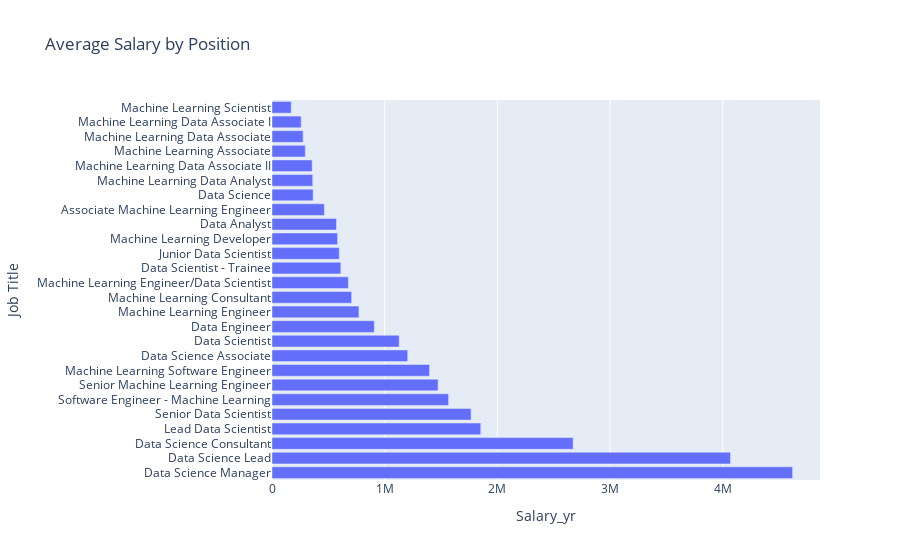

The notebook cell this image was saved under:
### Markdown cell above
bangalore has the highest number of jobs

### Code cell
#Average Salary by Position
avg_sal_tit = salary.groupby("Job Title")['Salary_yr'].agg('mean').reset_index().sort_values('Salary_yr',ascending=False)
fig = px.bar(avg_sal_tit, x="Salary_yr", y="Job Title", orientation='h', title="Average Salary by Position")
fig.update_traces(textfont_size=12, textangle=0, textposition="outside", cliponaxis=False)
fig.show()

### Figure 1 — Plotly figure (JSON) as saved in the notebook; plotly's stock layout.template omitted (floating-point values rounded to 4 significant figures)
{"data": [{"alignmentgroup": "True", "cliponaxis": false, "hovertemplate": "Salary_yr=%{x}<br>Job Title=%{y}<extra></extra>", "legendgroup": "", "marker": {"color": "#636efa"}, "name": "", "offsetgroup": "", "orientation": "h", "showlegend": false, "textangle": 0, "textfont": {"size": 12}, "textposition": "outside", "type": "bar", "x": [4619021, 4068310, 2671464, 1852189, 1766000.0, 1566780, 1473436, 1397347, 1203913, 1128000.0, 907300.0, 771200.0, 706401, 677580, 610512, 596300.0, 581119, 572000.0, 464372, 364900.0, 361378, 356326, 295114, 275841, 258596, 170118], "xaxis": "x", "y": ["Data Science Manager", "Data Science Lead", "Data Science Consultant", "Lead Data Scientist", "Senior Data Scientist", "Software Engineer - Machine Learning", "Senior Machine Learning Engineer", "Machine Learning Software Engineer", "Data Science Associate", "Data Scientist", "Data Engineer", "Machine Learning Engineer", "Machine Learning Consultant", "Machine Learning Engineer/Data Scientist", "Data Scientist - Trainee", "Junior Data Scientist", "Machine Learning Developer", "Data Analyst", "Associate Machine Learning Engineer", "Data Science", "Machine Learning Data Analyst", "Machine Learning Data Associate II", "Machine Learning Associate", "Machine Learning Data Associate", "Machine Learning Data Associate I", "Machine Learning Scientist"], "yaxis": "y"}], "layout": {"barmode": "relative", "legend": {"tracegroupgap": 0}, "title": {"text": "Average Salary by Position"}, "xaxis": {"anchor": "y", "domain": [0, 1], "title": {"text": "Salary_yr"}}, "yaxis": {"anchor": "x", "domain": [0, 1], "title": {"text": "Job Title"}}}}
